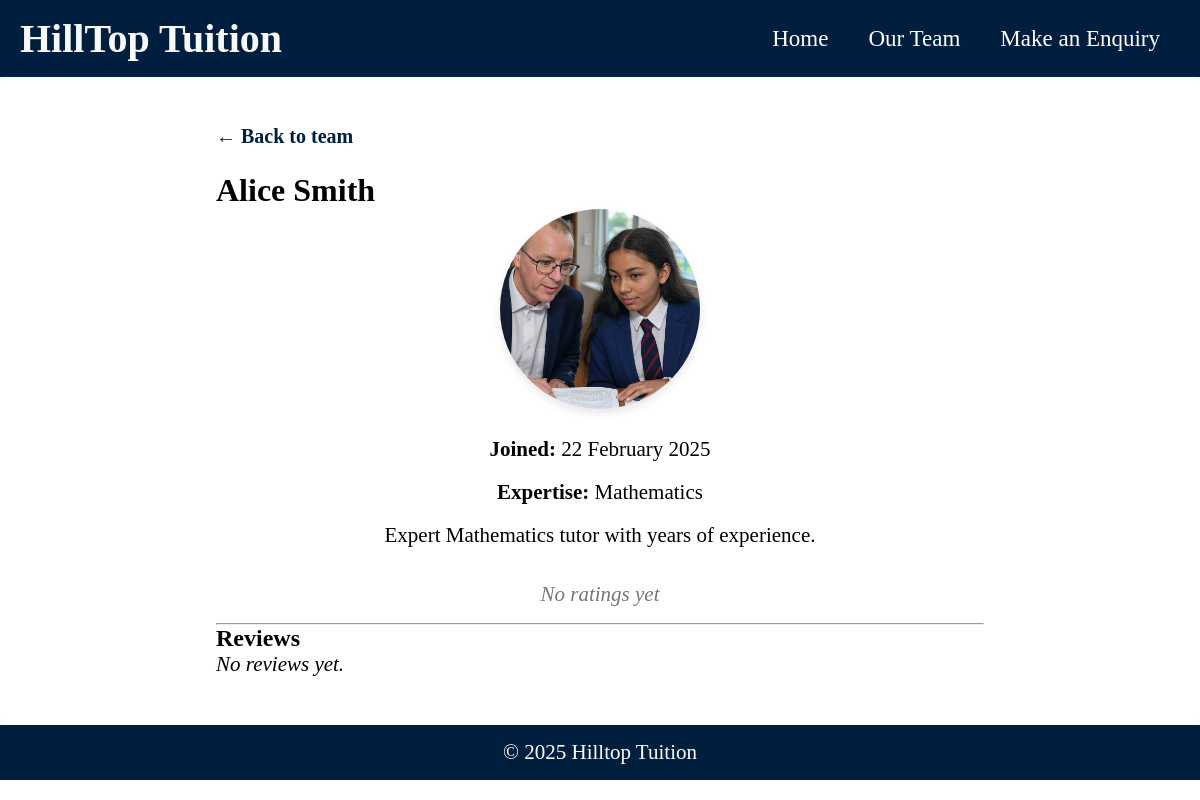
The page /tutor/3/ on the database its author committed.
### home/models.py (models this page shows, shortened)
class Tutor(models.Model):
    name = models.CharField(max_length=100, verbose_name="Tutor Name")
    about = models.TextField(max_length=2000, blank=True)
    summary = models.CharField(
        max_length=500,  # Adjust max_length as needed
        verbose_name="Short Summary",
        blank=True,
        help_text="Enter a short summary (max 500 characters)."
    )
    created = models.DateTimeField(default=timezone.now, verbose_name="Date Joined")
    image = models.ImageField(
        upload_to='tutors/',
        blank=True,
        null=True,
        verbose_name="Profile Image"
    )
    expertise = models.ManyToManyField(
        Expertise,
        related_name='tutors',
        blank=True,
        verbose_name="Areas of Expertise"
    )
    qualifications = models.TextField(
        max_length=500,
        blank=True,
        verbose_name="Qualifications",
        help_text="List the tutor’s qualifications (comma-separated or free text)."
    )
    @property
    def average_rating(self):
        agg = self.reviews.filter(stars__isnull=False).aggregate(avg=Avg('stars'))
        if agg['avg'] is None:
            return None
        return round(agg['avg'], 1)
    def expertise_list(self):
        return ", ".join(e.name for e in self.expertise.all())

class Expertise(models.Model):
    name = models.CharField(max_length=50, unique=True, verbose_name="Expertise Area")

### home/views.py (the view)
# urls.py: path('tutor/<int:pk>/', views.tutor_detail, name='tutor_detail'),
def tutor_detail(request, pk):
    tutor = get_object_or_404(Tutor, pk=pk)
    reviews = tutor.reviews.order_by('-created_at')
    return render(request, 'home/tutor_detail.html', {
        'tutor': tutor,
        'reviews': reviews,
    })

### home/templates/home/tutor_detail.html (shortened to what this page needs)
{% extends 'home/base.html' %}
{% load static %}
{% block content %}
<div class="tutor-detail">
  <a href="{% url 'meettheteam' %}" class="back-link">&larr; Back to team</a>
  <h1 class="tutor-name">{{ tutor.name }}</h1>
  {% if tutor.image %}
  <div class="tutor-image-container">
    <img src="{{ tutor.image.url }}" alt="{{ tutor.name }}" class="tutor-image" />
  </div>
  {% endif %}
  <div class="tutor-info">
    <p><strong>Joined:</strong> {{ tutor.created|date:"j F Y" }}</p>
    <p><strong>Expertise:</strong> {{ tutor.expertise_list }}</p>
    {% if tutor.about %}
    <div class="tutor-about">
      {{ tutor.about|linebreaks }}
    </div>
    {% endif %}
    <div class="tutor-rating">
      {% if tutor.average_rating %}
      <span class="avg">{{ tutor.average_rating }}/5 ★</span>
      <span class="count">({{ tutor.review_count }} review{{ tutor.review_count|pluralize }})</span>
      {% else %}
      <span class="no-rating"><em>No ratings yet</em></span>
      {% endif %}
    </div>
  </div>
  <hr />
  <section class="tutor-reviews">
    <h2>Reviews</h2>
    {% if reviews %}
      {% for review in reviews %}
      <article class="review-card-detail">
        <p class="review-text">“{{ review.text }}”</p>
        <time datetime="{{ review.created_at|date:'Y-m-d' }}">{{ review.created_at|date:"j F Y" }}</time>
        <div class="review-stars">
          {% if review.stars %}
            {% for i in "12345" %}
              {% if forloop.counter <= review.stars %}
                ★
              {% else %}
                ☆
              {% endif %}
            {% endfor %}
            <span class="sr-only">{{ review.stars }}/5 stars</span>
          {% else %}
            <em>No rating</em>
          {% endif %}
        </div>
      </article>
      {% endfor %}
    {% else %}
      <p><em>No reviews yet.</em></p>
    {% endif %}
  </section>
</div>
{% endblock %}

### home/static/home/home_styles.css (style rules this page uses)
:root { --primary-color: #001f3f; --secondary-color: #f8f8f8; --background-color: #ffff; --font-color: #000000; --hover-color: #0b5a8f; --font-main: Didot, Didot LT STD, Hoefler Text, Garamond, Calisto MT, Times New Roman, serif; --padding: 10px; --main-heading: 40px; --nav-link-size: 23px; --page-heading: 25px; --sub-heading: 20px; --paragraph: 21px; }
* { margin: 0; padding: 0; box-sizing: border-box; }
body { font-family: var(--font-main); background-color: var(--background-color); color: var(--font-color) !important; display: flex; width: 100%; flex-direction: column; }
body p { font-size: var(--paragraph); }
.back-link { display: inline-block; margin-bottom: 1.5rem; font-size: var(--sub-heading); color: var(--primary-color); text-decoration: none; font-weight: bold; }
.tutor-info { text-align: center; display: flex; flex-direction: column; align-items: center; gap: 10px; }
.tutor-info p { font-size: var(--paragraph); margin-bottom: 0.5rem; overflow-wrap: anywhere; word-wrap: break-word; hyphens: auto; }
.tutor-info { text-align: center; font-size: var(--main-heading); gap: 10px; }
.tutor-rating { display: flex; justify-content: center; align-items: center; gap: 0.5rem; margin: 1rem 0; font-size: var(--paragraph); }
.tutor-detail { width: 90%; max-width: 800px; margin: 2rem auto; padding: 1rem; }
.tutor-image-container { text-align: center; margin-bottom: 1.5rem; }
.tutor-image { width: 200px; height: 200px; object-fit: cover; border-radius: 50%; box-shadow: 0 4px 8px rgba(0,0,0,0.1); }
.no-rating { font-style: italic; color: #777; }

### rows shown on the page
Tutor: name "Alice Smith", image (picture), created "22 February 2025", expertise_list "Mathematics", about "Expert Mathematics tutor with years of experience."
